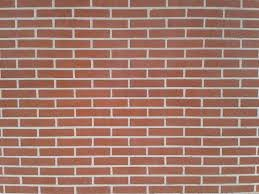
#> input picture WebService/ImageComparisonPythonService/fascades/slika1.jpg, 259 x 194 px
$ python findBricksInImage.py
#> lines starting #> are read from the running program, lines starting #| are printed output that depends on the picture; after the words box and inside, x2 and y2 are one past the last pixel; in counts of white or black regions, pixels touching at a corner belong together
import cv2
import random

img = cv2.imread("fascades/slika1.jpg")
#> img is the input picture: shape (194, 259, 3); mean B, G, R 108.2, 120.9, 162.4

# To hsv
hsv =cv2.cvtColor(img,cv2.COLOR_BGR2HSV)
#> hsv: shape (194, 259, 3); mean H, S, V 9.4, 88.4, 162.4
# Get the Saturation out
S=hsv[:,:,1]
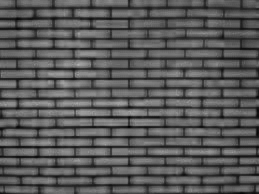
#> S: shape (194, 259); min 0, max 176, mean 88.4

# Threshold it
(ret,T)=cv2.threshold(S,42,255,cv2.THRESH_BINARY)
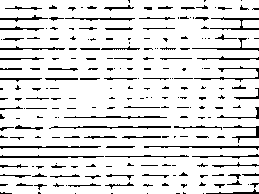
#> T: shape (194, 259); 87.8% white; black in thin lines or dots

# Show intermediate result
cv2.imshow('win',T)
cv2.waitKey(0)

# Find contours
contours,h = cv2.findContours(T, cv2.RETR_TREE,cv2.CHAIN_APPROX_SIMPLE)
#> contours = 187 contours, 84 with area under 20; largest, box (x1, y1, x2, y2) and area: (0, 0, 259, 194) 45836, (50, 125, 172, 130) 324, (63, 115, 168, 120) 250, (64, 16, 136, 22) 194, (104, 154, 190, 159) 185; h = 187 rows, first 6: [1, -1, -1, -1], [-1, 0, 2, -1], [3, -1, -1, 1], [4, 2, -1, 1], [5, 3, -1, 1], [6, 4, -1, 1]

#img2 = img.copy()

bricks_found = len([c for c in contours if cv2.contourArea(c) > 100])
#> bricks_found = 9

for c in contours:
    area = cv2.contourArea(c)
    # Only if the area is not miniscule (arbitrary)
    if area > 200:
        (x, y, w, h) = cv2.boundingRect(c)

        # Uncomment if you want to draw the conours
        cv2.drawContours(img, [c], -1, (0, 255, 0), 2)

        # Get random color for each brick
        tpl = tuple([random.randint(0, 255) for _ in range(3)])
        cv2.rectangle(img, (x, y), (x + w, y + h), tpl, -1)
#> this loop made 187 passes
#> (area, x, y, w, h, tpl) on passes 2, 53, 62: (45836.5, 0, 0, 259, 194, (197, 215, 20)), (323.5, 50, 125, 122, 5, (132, 248, 207)), (250, 63, 115, 105, 5, (155, 244, 183))
#> area on passes 1, 5, 6, 7, 8, 9: 110, 36, 21.5, 25, 41, 22.5
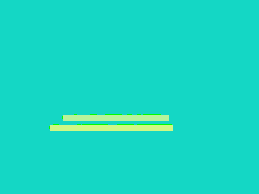
#> img: shape (194, 259, 3); mean B, G, R 194.9, 216, 24.8

cv2.imshow("bricks", img)
cv2.waitKey(0)

$ run again, with WebService/ImageComparisonPythonService/fascades/slika11.jpg copied over WebService/ImageComparisonPythonService/fascades/slika1.jpg
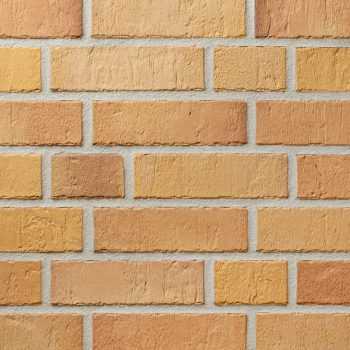
#> input picture WebService/ImageComparisonPythonService/fascades/slika11.jpg, 350 x 350 px
#> img is the input picture: shape (350, 350, 3); mean B, G, R 114.7, 158.8, 199
#> hsv: shape (350, 350, 3); mean H, S, V 16.4, 108, 199.1
#> `(ret,T)=cv2.threshold(S,42,255,cv2.THRESH_BINARY)`:
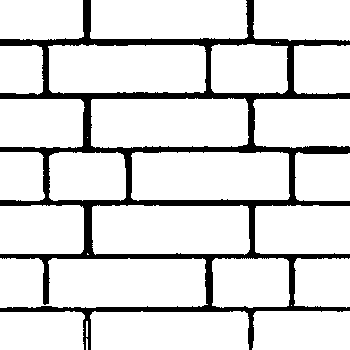
#> T: shape (350, 350); 86.5% white; 1 black region
#> `contours,h = cv2.findContours(T, cv2.RETR_TREE,cv2.CHAIN_APPROX_SIMPLE)`: contours = 30 contours, 7 with area under 20; largest, box (x1, y1, x2, y2) and area: (0, 258, 208, 308) 9348, (92, 205, 250, 255) 7360, (91, 98, 249, 148) 7334, (131, 152, 290, 201) 7292, (48, 44, 206, 94) 7234; h = 30 rows, first 6: [1, -1, -1, -1], [2, 0, -1, -1], [3, 1, -1, -1], [4, 2, -1, -1], [5, 3, -1, -1], [6, 4, -1, -1]
#> bricks_found = 23
#> the loop `for c in contours:` made 30 passes
#> (area, x, y, w, h, tpl) on passes 3, 4, 5, 7, 8, 9, 11, 12: (3619, 252, 311, 98, 39, (197, 215, 20)), (5803.5, 90, 311, 159, 39, (132, 248, 207)), (3060, 0, 311, 85, 39, (155, 244, 183)), (2558, 294, 258, 56, 50, (111, 71, 144)), (3582, 212, 258, 78, 50, (71, 48, 128)), (9347.5, 0, 258, 208, 50, (75, 158, 50)), (4424.5, 255, 205, 95, 49, (37, 169, 241)), (7360, 92, 205, 158, 50, (51, 181, 222))
#> after the loop `for c in contours:`:
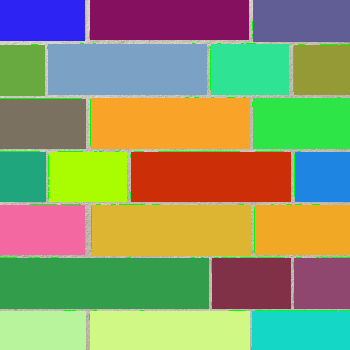
#> img: shape (350, 350, 3); mean B, G, R 104.3, 150.7, 142.1

$ run again, with WebService/ImageComparisonPythonService/fascades/slika12.jpg copied over WebService/ImageComparisonPythonService/fascades/slika1.jpg
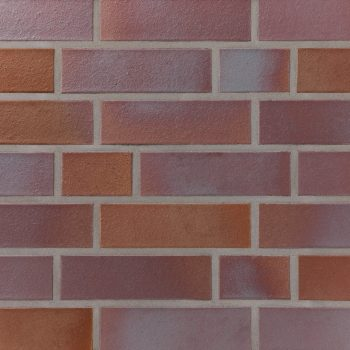
#> input picture WebService/ImageComparisonPythonService/fascades/slika12.jpg, 350 x 350 px
#> img is the input picture: shape (350, 350, 3); mean B, G, R 93.6, 96.4, 126.9
#> hsv: shape (350, 350, 3); mean H, S, V 87.5, 72.3, 127
#> `(ret,T)=cv2.threshold(S,42,255,cv2.THRESH_BINARY)`:
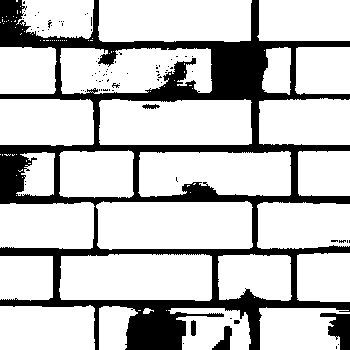
#> T: shape (350, 350); 76.7% white; 84 black regions (78 under 20 px)
#> `contours,h = cv2.findContours(T, cv2.RETR_TREE,cv2.CHAIN_APPROX_SIMPLE)`: contours = 194 contours, 161 with area under 20; largest, box (x1, y1, x2, y2) and area: (96, 201, 253, 250) 7050, (59, 254, 212, 301) 6668, (99, 99, 252, 145) 6586, (98, 0, 252, 42) 6107, (138, 151, 291, 197) 6032; h = 194 rows, first 6: [1, -1, -1, -1], [2, 0, -1, -1], [7, 1, 3, -1], [4, -1, -1, 2], [5, 3, -1, 2], [6, 4, -1, 2]
#> bricks_found = 25
#> the loop `for c in contours:` made 194 passes
#> (area, x, y, w, h, tpl) on passes 3, 9, 13, 15, 17, 18, 21, 22: (2188.5, 168, 308, 83, 42, (197, 215, 20)), (2958, 259, 307, 91, 43, (132, 248, 207)), (1223.5, 99, 306, 39, 44, (155, 244, 183)), (3979, 0, 305, 95, 45, (111, 71, 144)), (2218.5, 0, 256, 53, 45, (71, 48, 128)), (3003, 218, 254, 74, 47, (75, 158, 50)), (6668.5, 59, 254, 153, 47, (37, 169, 241)), (2449, 297, 253, 53, 49, (51, 181, 222))
#> after the loop `for c in contours:`:
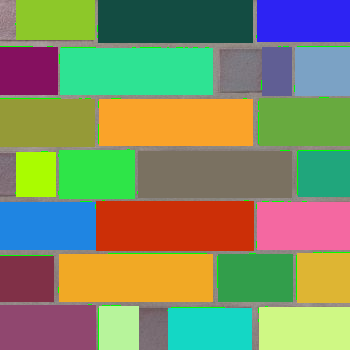
#> img: shape (350, 350, 3); mean B, G, R 100.6, 141.1, 130.9
